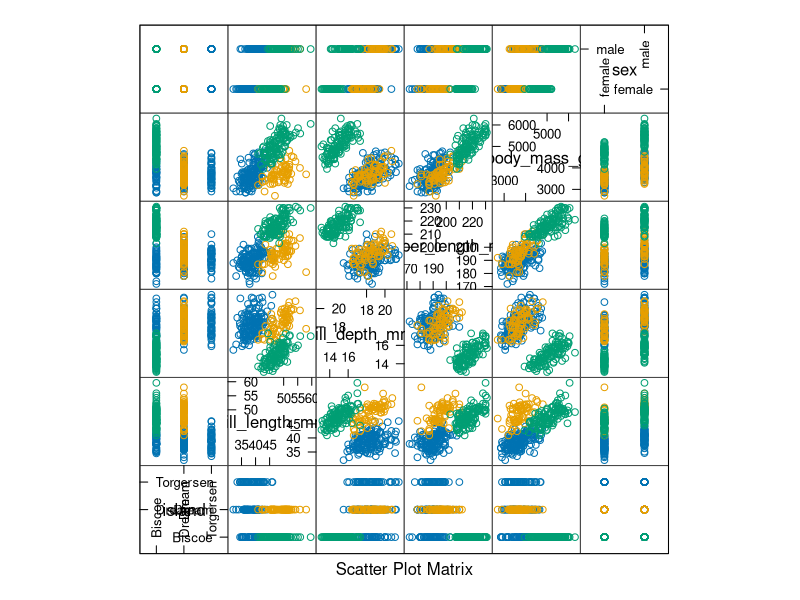
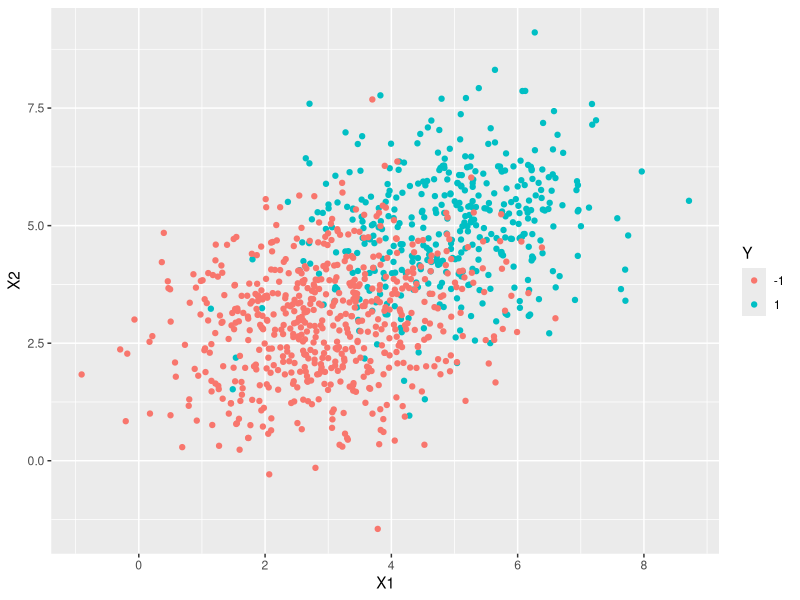

Here is the R script that generated these plots, in order:
## ---- chunk 1
knitr::opts_chunk$set(echo = TRUE)
## ---- chunk 2
library(palmerpenguins)
library(tidyr)
library(dplyr)
library(ggplot2)
library(mlbench)
library(MASS)
library(pROC)
library(stringr)
library(ggplot2)
library(caret)
library(palmerpenguins)
## ---- chunk 3
glimpse(penguins)
## ---- chunk 4
#Omit NA's and Remove year as indicated
newpenguin <-na.omit(penguins)
df <-subset(newpenguin, select = -c(year))
glimpse(df)
## ---- chunk 5
featurePlot(x = df[, 2:7], 
            y = df$species, 
            plot = "pairs",
 strip=strip.custom(par.strip.text=list(cex=.7)),
            scales = list(x = list(relation="free"), 
                          y = list(relation="free")))
## ---- chunk 6
# Split the data into training (80%) and test set (20%) 
set.seed(123) 
training.individuals <- df$species %>% createDataPartition(p = 0.8, list = FALSE) 
train.data <- df[training.individuals, ] 
test.data <- df[-training.individuals, ] 

# Estimate preprocessing parameters 
preproc.parameter <- train.data %>% 
preProcess(method = c("center", "scale")) 

# Transform the data using the estimated parameters 
train.transform <- preproc.parameter %>% predict(train.data) 
test.transform <- preproc.parameter %>% predict(test.data) 

# Fit the model 
model <- lda(species~., data = train.transform) 

# Make predictions 
predictions <- model %>% predict(test.transform) 

model <- lda(species~., data = train.transform) 
model

## ---- chunk 7
# Graphical plotting of the output 

library(ggplot2) 
library(MASS) 
library(mvtnorm) 

# Variance Covariance matrix for random bivariate gaussian sample 
var_covar = matrix(data = c(1.5, 0.4, 0.4, 1.5), nrow = 2) 

# Random bivariate Gaussian samples for class +1 
Xplus1 <- rmvnorm(400, mean = c(5, 5), sigma = var_covar) 

# Random bivariate Gaussian samples for class -1 
Xminus1 <- rmvnorm(600, mean = c(3, 3), sigma = var_covar) 

# Samples for the dependent variable 
Y_samples <- c(rep(1, 400), rep(-1, 600)) 

# Combining the independent and dependent variables into a dataframe 
dataset <- as.data.frame(cbind(rbind(Xplus1, Xminus1), Y_samples)) 
colnames(dataset) <- c("X1", "X2", "Y") 
dataset$Y <- as.character(dataset$Y) 

# Plot the above samples and color by class labels 
ggplot(data = dataset) + geom_point(aes(X1, X2, color = Y)) 

## ---- chunk 8
#model %>%metrics(truth = species, estimate = prediction)
#confusionMatrix(df$species,df$species)
# Model accuracy 
accuracy <-mean(predictions$class==test.transform$species) 
#accuracy
